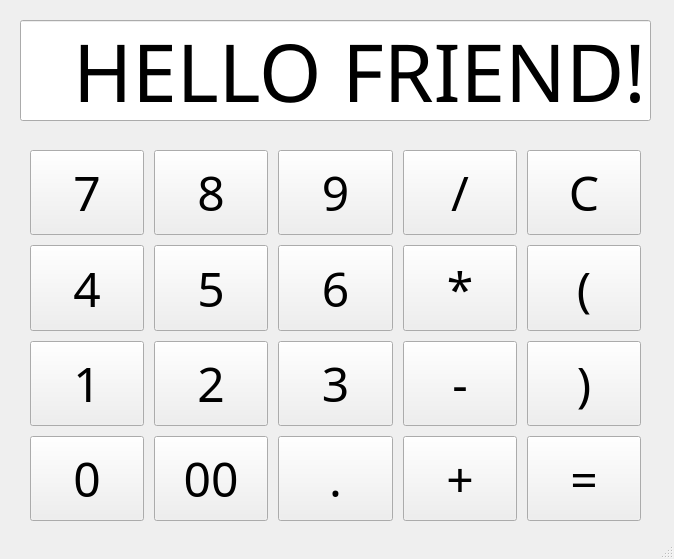
<?xml version="1.0" encoding="UTF-8"?>
<ui version="4.0">
 <class>MainWindow</class>
 <widget class="QMainWindow" name="MainWindow">
  <property name="geometry">
   <rect>
    <x>0</x>
    <y>0</y>
    <width>674</width>
    <height>559</height>
   </rect>
  </property>
  <property name="windowTitle">
   <string>CALCULATOR by Serhii Miroshnychenko</string>
  </property>
  <widget class="QWidget" name="centralwidget">
   <widget class="QWidget" name="gridLayoutWidget">
    <property name="geometry">
     <rect>
      <x>20</x>
      <y>140</y>
      <width>631</width>
      <height>391</height>
     </rect>
    </property>
    <layout class="QGridLayout" name="gridLayout">
     <property name="leftMargin">
      <number>10</number>
     </property>
     <property name="topMargin">
      <number>10</number>
     </property>
     <property name="rightMargin">
      <number>10</number>
     </property>
     <property name="bottomMargin">
      <number>10</number>
     </property>
     <property name="spacing">
      <number>10</number>
     </property>
     <item row="1" column="3">
      <widget class="QPushButton" name="multiply">
       <property name="sizePolicy">
        <sizepolicy hsizetype="Minimum" vsizetype="MinimumExpanding">
         <horstretch>0</horstretch>
         <verstretch>0</verstretch>
        </sizepolicy>
       </property>
       <property name="font">
        <font>
         <family>DS-Digital</family>
         <pointsize>36</pointsize>
         <weight>50</weight>
         <bold>false</bold>
        </font>
       </property>
       <property name="text">
        <string>*</string>
       </property>
      </widget>
     </item>
     <item row="3" column="2">
      <widget class="QPushButton" name="point">
       <property name="sizePolicy">
        <sizepolicy hsizetype="Minimum" vsizetype="MinimumExpanding">
         <horstretch>0</horstretch>
         <verstretch>0</verstretch>
        </sizepolicy>
       </property>
       <property name="font">
        <font>
         <family>DS-Digital</family>
         <pointsize>36</pointsize>
         <weight>50</weight>
         <bold>false</bold>
        </font>
       </property>
       <property name="text">
        <string>.</string>
       </property>
      </widget>
     </item>
     <item row="3" column="3">
      <widget class="QPushButton" name="plus">
       <property name="sizePolicy">
        <sizepolicy hsizetype="Minimum" vsizetype="MinimumExpanding">
         <horstretch>0</horstretch>
         <verstretch>0</verstretch>
        </sizepolicy>
       </property>
       <property name="font">
        <font>
         <family>DS-Digital</family>
         <pointsize>36</pointsize>
         <weight>50</weight>
         <bold>false</bold>
        </font>
       </property>
       <property name="text">
        <string>+</string>
       </property>
      </widget>
     </item>
     <item row="1" column="4">
      <widget class="QPushButton" name="left_bracket">
       <property name="sizePolicy">
        <sizepolicy hsizetype="Minimum" vsizetype="MinimumExpanding">
         <horstretch>0</horstretch>
         <verstretch>0</verstretch>
        </sizepolicy>
       </property>
       <property name="font">
        <font>
         <family>DS-Digital</family>
         <pointsize>36</pointsize>
         <weight>50</weight>
         <bold>false</bold>
        </font>
       </property>
       <property name="text">
        <string>(</string>
       </property>
      </widget>
     </item>
     <item row="0" column="4">
      <widget class="QPushButton" name="clear">
       <property name="sizePolicy">
        <sizepolicy hsizetype="Minimum" vsizetype="MinimumExpanding">
         <horstretch>0</horstretch>
         <verstretch>0</verstretch>
        </sizepolicy>
       </property>
       <property name="font">
        <font>
         <family>DS-Digital</family>
         <pointsize>36</pointsize>
         <weight>50</weight>
         <bold>false</bold>
        </font>
       </property>
       <property name="text">
        <string>C</string>
       </property>
      </widget>
     </item>
     <item row="3" column="0">
      <widget class="QPushButton" name="zero">
       <property name="sizePolicy">
        <sizepolicy hsizetype="Minimum" vsizetype="MinimumExpanding">
         <horstretch>0</horstretch>
         <verstretch>0</verstretch>
        </sizepolicy>
       </property>
       <property name="font">
        <font>
         <family>DS-Digital</family>
         <pointsize>36</pointsize>
         <weight>50</weight>
         <bold>false</bold>
        </font>
       </property>
       <property name="text">
        <string>0</string>
       </property>
      </widget>
     </item>
     <item row="2" column="2">
      <widget class="QPushButton" name="three">
       <property name="sizePolicy">
        <sizepolicy hsizetype="Minimum" vsizetype="MinimumExpanding">
         <horstretch>0</horstretch>
         <verstretch>0</verstretch>
        </sizepolicy>
       </property>
       <property name="font">
        <font>
         <family>DS-Digital</family>
         <pointsize>36</pointsize>
         <weight>50</weight>
         <bold>false</bold>
        </font>
       </property>
       <property name="text">
        <string>3</string>
       </property>
      </widget>
     </item>
     <item row="2" column="3">
      <widget class="QPushButton" name="sub">
       <property name="sizePolicy">
        <sizepolicy hsizetype="Minimum" vsizetype="MinimumExpanding">
         <horstretch>0</horstretch>
         <verstretch>0</verstretch>
        </sizepolicy>
       </property>
       <property name="font">
        <font>
         <family>DS-Digital</family>
         <pointsize>36</pointsize>
         <weight>50</weight>
         <bold>false</bold>
        </font>
       </property>
       <property name="text">
        <string>-</string>
       </property>
      </widget>
     </item>
     <item row="1" column="1">
      <widget class="QPushButton" name="five">
       <property name="sizePolicy">
        <sizepolicy hsizetype="Minimum" vsizetype="MinimumExpanding">
         <horstretch>0</horstretch>
         <verstretch>0</verstretch>
        </sizepolicy>
       </property>
       <property name="font">
        <font>
         <family>DS-Digital</family>
         <pointsize>36</pointsize>
         <weight>50</weight>
         <bold>false</bold>
        </font>
       </property>
       <property name="text">
        <string>5</string>
       </property>
      </widget>
     </item>
     <item row="3" column="1">
      <widget class="QPushButton" name="double_zero">
       <property name="sizePolicy">
        <sizepolicy hsizetype="Minimum" vsizetype="MinimumExpanding">
         <horstretch>0</horstretch>
         <verstretch>0</verstretch>
        </sizepolicy>
       </property>
       <property name="font">
        <font>
         <family>DS-Digital</family>
         <pointsize>36</pointsize>
         <weight>50</weight>
         <bold>false</bold>
        </font>
       </property>
       <property name="text">
        <string>00</string>
       </property>
      </widget>
     </item>
     <item row="2" column="4">
      <widget class="QPushButton" name="right_bracket">
       <property name="sizePolicy">
        <sizepolicy hsizetype="Minimum" vsizetype="MinimumExpanding">
         <horstretch>0</horstretch>
         <verstretch>0</verstretch>
        </sizepolicy>
       </property>
       <property name="font">
        <font>
         <family>DS-Digital</family>
         <pointsize>36</pointsize>
         <weight>50</weight>
         <bold>false</bold>
        </font>
       </property>
       <property name="text">
        <string>)</string>
       </property>
      </widget>
     </item>
     <item row="0" column="2">
      <widget class="QPushButton" name="nine">
       <property name="sizePolicy">
        <sizepolicy hsizetype="Minimum" vsizetype="MinimumExpanding">
         <horstretch>0</horstretch>
         <verstretch>0</verstretch>
        </sizepolicy>
       </property>
       <property name="font">
        <font>
         <family>DS-Digital</family>
         <pointsize>36</pointsize>
         <weight>50</weight>
         <bold>false</bold>
        </font>
       </property>
       <property name="text">
        <string>9</string>
       </property>
      </widget>
     </item>
     <item row="2" column="1">
      <widget class="QPushButton" name="second">
       <property name="sizePolicy">
        <sizepolicy hsizetype="Minimum" vsizetype="MinimumExpanding">
         <horstretch>0</horstretch>
         <verstretch>0</verstretch>
        </sizepolicy>
       </property>
       <property name="font">
        <font>
         <family>DS-Digital</family>
         <pointsize>36</pointsize>
         <weight>50</weight>
         <bold>false</bold>
        </font>
       </property>
       <property name="text">
        <string>2</string>
       </property>
      </widget>
     </item>
     <item row="0" column="3">
      <widget class="QPushButton" name="slesh">
       <property name="sizePolicy">
        <sizepolicy hsizetype="Minimum" vsizetype="MinimumExpanding">
         <horstretch>0</horstretch>
         <verstretch>0</verstretch>
        </sizepolicy>
       </property>
       <property name="font">
        <font>
         <family>DS-Digital</family>
         <pointsize>36</pointsize>
         <weight>50</weight>
         <bold>false</bold>
        </font>
       </property>
       <property name="text">
        <string>/</string>
       </property>
      </widget>
     </item>
     <item row="1" column="0">
      <widget class="QPushButton" name="four">
       <property name="sizePolicy">
        <sizepolicy hsizetype="Minimum" vsizetype="MinimumExpanding">
         <horstretch>0</horstretch>
         <verstretch>0</verstretch>
        </sizepolicy>
       </property>
       <property name="font">
        <font>
         <family>DS-Digital</family>
         <pointsize>36</pointsize>
         <weight>50</weight>
         <bold>false</bold>
        </font>
       </property>
       <property name="text">
        <string>4</string>
       </property>
      </widget>
     </item>
     <item row="1" column="2">
      <widget class="QPushButton" name="six">
       <property name="sizePolicy">
        <sizepolicy hsizetype="Minimum" vsizetype="MinimumExpanding">
         <horstretch>0</horstretch>
         <verstretch>0</verstretch>
        </sizepolicy>
       </property>
       <property name="font">
        <font>
         <family>DS-Digital</family>
         <pointsize>36</pointsize>
         <weight>50</weight>
         <bold>false</bold>
        </font>
       </property>
       <property name="text">
        <string>6</string>
       </property>
      </widget>
     </item>
     <item row="2" column="0">
      <widget class="QPushButton" name="one">
       <property name="sizePolicy">
        <sizepolicy hsizetype="Minimum" vsizetype="MinimumExpanding">
         <horstretch>0</horstretch>
         <verstretch>0</verstretch>
        </sizepolicy>
       </property>
       <property name="font">
        <font>
         <family>DS-Digital</family>
         <pointsize>36</pointsize>
         <weight>50</weight>
         <bold>false</bold>
        </font>
       </property>
       <property name="text">
        <string>1</string>
       </property>
      </widget>
     </item>
     <item row="3" column="4">
      <widget class="QPushButton" name="result">
       <property name="sizePolicy">
        <sizepolicy hsizetype="Minimum" vsizetype="MinimumExpanding">
         <horstretch>0</horstretch>
         <verstretch>0</verstretch>
        </sizepolicy>
       </property>
       <property name="font">
        <font>
         <family>DS-Digital</family>
         <pointsize>36</pointsize>
         <weight>50</weight>
         <bold>false</bold>
        </font>
       </property>
       <property name="text">
        <string>=</string>
       </property>
      </widget>
     </item>
     <item row="0" column="1">
      <widget class="QPushButton" name="eight">
       <property name="sizePolicy">
        <sizepolicy hsizetype="Minimum" vsizetype="MinimumExpanding">
         <horstretch>0</horstretch>
         <verstretch>0</verstretch>
        </sizepolicy>
       </property>
       <property name="font">
        <font>
         <family>DS-Digital</family>
         <pointsize>36</pointsize>
         <weight>50</weight>
         <bold>false</bold>
        </font>
       </property>
       <property name="text">
        <string>8</string>
       </property>
      </widget>
     </item>
     <item row="0" column="0">
      <widget class="QPushButton" name="seven">
       <property name="sizePolicy">
        <sizepolicy hsizetype="Minimum" vsizetype="MinimumExpanding">
         <horstretch>0</horstretch>
         <verstretch>0</verstretch>
        </sizepolicy>
       </property>
       <property name="font">
        <font>
         <family>DS-Digital</family>
         <pointsize>36</pointsize>
         <weight>50</weight>
         <bold>false</bold>
        </font>
       </property>
       <property name="text">
        <string>7</string>
       </property>
      </widget>
     </item>
    </layout>
   </widget>
   <widget class="QLineEdit" name="lineEdit">
    <property name="geometry">
     <rect>
      <x>20</x>
      <y>20</y>
      <width>631</width>
      <height>101</height>
     </rect>
    </property>
    <property name="font">
     <font>
      <family>DS-Digital</family>
      <pointsize>60</pointsize>
      <weight>50</weight>
      <bold>false</bold>
     </font>
    </property>
    <property name="text">
     <string>HELLO FRIEND!</string>
    </property>
    <property name="alignment">
     <set>Qt::AlignRight|Qt::AlignTrailing|Qt::AlignVCenter</set>
    </property>
   </widget>
  </widget>
  <widget class="QStatusBar" name="statusbar"/>
 </widget>
 <resources/>
 <connections/>
</ui>
